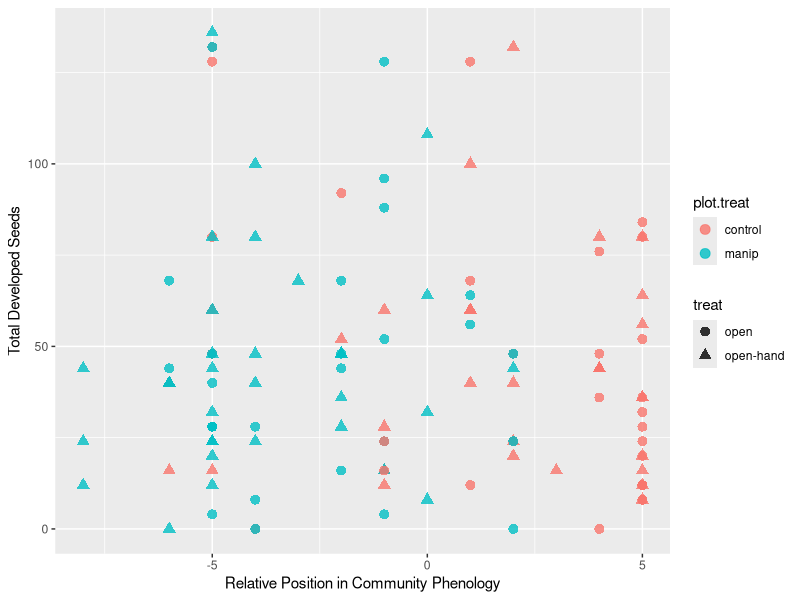
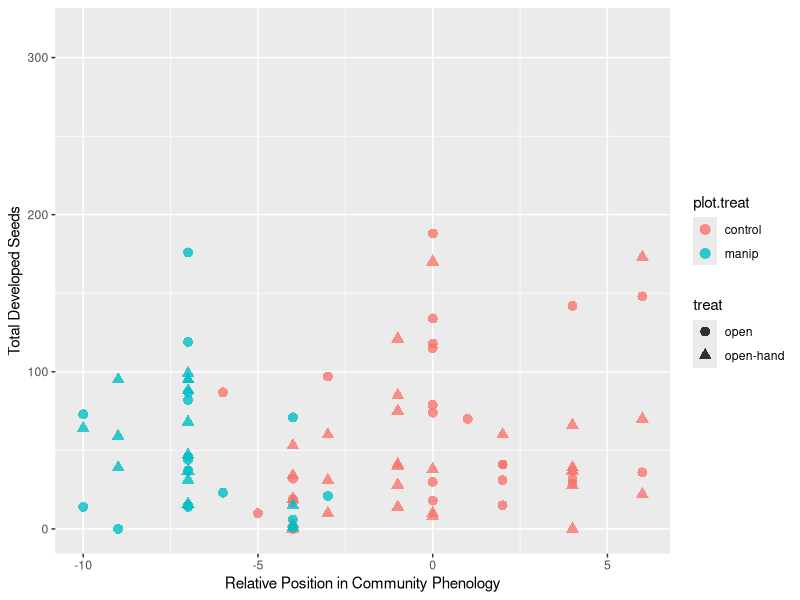
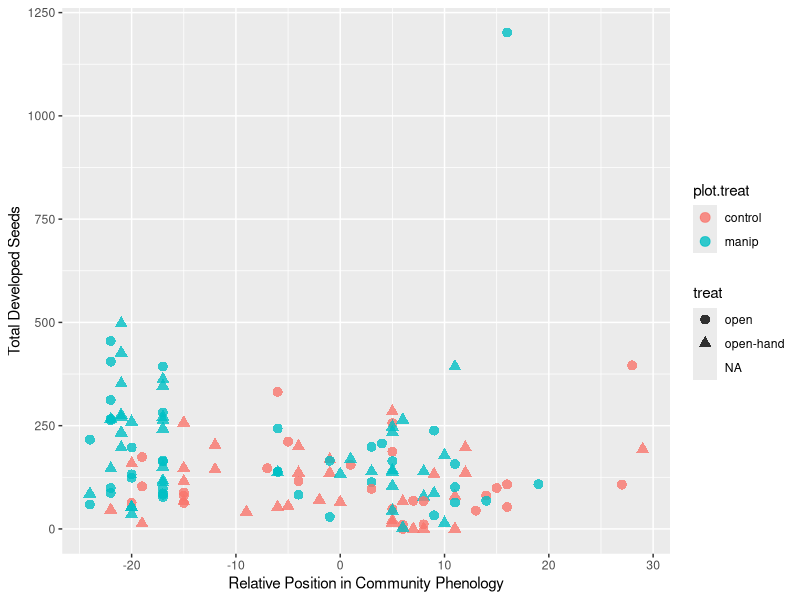

Write R code to recreate these figures, in order.
## ---- chunk 1
knitr::opts_chunk$set(echo = TRUE)
## ---- chunk 2
suppressWarnings(suppressPackageStartupMessages(require(knitr)))
suppressWarnings(suppressPackageStartupMessages(require(tidyverse)))
suppressWarnings(suppressPackageStartupMessages(require(lme4)))
suppressWarnings(suppressPackageStartupMessages(require(ggplot2)))
## ---- chunk 3
mert = read.csv("Mertensia_final2.csv") # read in Mertensia data
## ---- chunk 4
delph = read.csv("Delphinium_final2.csv") # read in Delphinium data
## ---- chunk 5
pot = read.csv("Potentilla_final2.csv") # read in Potentilla data
## ---- chunk 6
Mert.glmer = glmer(total.seeds ~ relative.position + plot.treat + (1|site), family = poisson, data = mert, na.action = na.omit) # Mertensia mixed effects model from the lme4 package
summary(Mert.glmer) # summary of model output
## ---- chunk 7
ggplot(mert, aes(x=mert$relative.position, y=mert$total.seeds, group= plot.treat)) +
  labs(y="Total Developed Seeds",x="Relative Position in Community Phenology") +
  geom_point(aes(color=plot.treat,shape=treat),size=3, alpha = 0.8)
## ---- chunk 8
Delph.glmer = glmer(total.seeds ~ relative.position + plot.treat + (1|site), family = poisson, data = delph, na.action = na.omit) # Delphinium mixed effects model from the lme4 package
summary(Delph.glmer) # summary of model output
## ---- chunk 9
ggplot(delph, aes(x=delph$relative.position, y=delph$total.seeds, group= plot.treat)) +
  labs(y="Total Developed Seeds",x="Relative Position in Community Phenology") +
  geom_point(aes(color=plot.treat,shape=treat),size=3, alpha = 0.8)
## ---- chunk 10
Pot.glmer = glmer(total.seeds ~ relative.position + plot.treat + (1|site), family = poisson, data = pot, na.action = na.omit) # Potentilla mixed effects model from the lme4 package
summary(Pot.glmer) # summary of model output
## ---- chunk 11
ggplot(pot, aes(x=pot$relative.position, y=pot$total.seeds, group= plot.treat)) +
  labs(y="Total Developed Seeds",x="Relative Position in Community Phenology") +
  geom_point(aes(color=plot.treat,shape=treat),size=3, alpha = 0.8)
## ---- chunk 12
sessionInfo()
